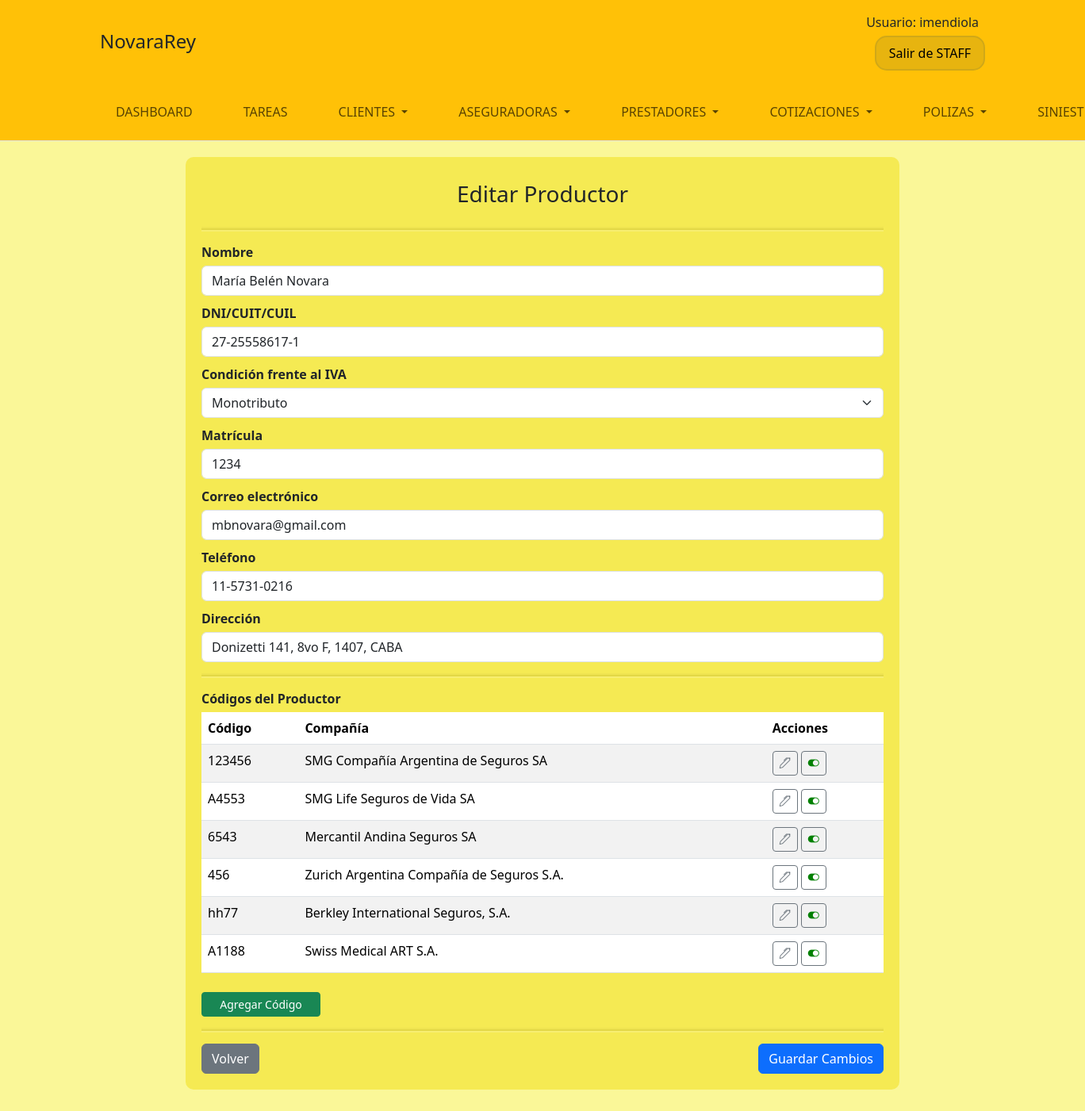
The app's page /staff/productores/edit/1/ (signed in) with its own data.
### ProductorApp/models.py (models this page shows, shortened)
class Productor(models.Model):
    nombre = models.CharField(max_length=100)
    dni = models.CharField(max_length=20, unique=True)
    condicion_iva = models.CharField(max_length=2, choices=CondicionIVA.choices, default=CondicionIVA.MONOTRIBUTO)
    matricula = models.CharField(max_length=20, unique=True)
    email = models.EmailField(blank=True, null=True)
    telefono = models.CharField(max_length=15, blank=True, null=True)
    direccion = models.CharField(max_length=255, blank=True, null=True)

class CodigoProductor(models.Model):
    productor = models.ForeignKey(Productor, on_delete=models.CASCADE, related_name='codigos_productor')
    codigo = models.CharField(max_length=20, unique=True)
    aseguradora = models.ForeignKey(Cia, on_delete=models.CASCADE)
    descripcion = models.CharField(max_length=255, blank=True, null=True)
    activo = models.BooleanField(default=True)
    class Meta:
        verbose_name = "Código de Productor"
        verbose_name_plural = "Códigos de Productores"

### AseguradoraApp/models.py (models this page shows)
class Cia(models.Model):
    nombre = models.CharField(max_length=50, verbose_name="Nombre de la compañía")
    cuit = models.CharField(max_length=15, verbose_name="CUIT de la compañía")
    ciaid = models.CharField(max_length=4, verbose_name="ID de la compañía")
    activa = models.BooleanField(default=True, verbose_name="Compañía activa")
    logoUrl = models.CharField(verbose_name="URL del logo de la compañía", null=True, blank=True)
    url = models.CharField(max_length=100, verbose_name="URL de la compañía", null=True, blank=True)
    desc = models.TextField(verbose_name="Descripción de la compañía", null=True, blank=True)
    direccion = models.ForeignKey(Address, on_delete=models.CASCADE, verbose_name="Dirección de la compañía")
    class Meta:
        verbose_name="Compañía"
        verbose_name_plural="Compañías"
    def __str__(self):
        return self.nombre

### ProductorApp/views.py (the view, shortened to what this page needs)
# urls.py: path('edit/<int:id>/', vista_edit_productor, name='edit_productor'),
@login_required(login_url='/login/login/')
def vista_edit_productor(req:HttpRequest, id):
    productor = get_object_or_404(Productor, id=id)
    codigos = CodigoProductor.objects.filter(productor_id=id)
    aseguradoras = Cia.objects.all()
    cond_choices = productor._meta.get_field('condicion_iva').choices
    return render(req,"ProductorApp/productores_edit.html", {
        "productor": productor,
        "aseguradoras": aseguradoras,
        "cond_choices": cond_choices,
        "codigos": codigos})

### ProductorApp/templates/ProductorApp/productores_edit.html (shortened to what this page needs)
{% extends "StaffApp/baseStaff.html" %}
{% block content %}
<div class="container staff-form-container">
    <h3 class="staff-form-title">Editar Productor</h3>
    <form method="post">
        <hr class="staff-form-hr">
        <div class="staff-form-control-container">
            <label class="form-label">Nombre</label>
            <input type="text" name="nombre" class="form-control" value="{{ productor.nombre }}" required>
        </div>
        <div class="staff-form-control-container">
            <label class="form-label">DNI/CUIT/CUIL</label>
            <input type="text" name="dni" class="form-control" value="{{ productor.dni }}" required>
        </div>
        <div class="staff-form-control-container">
            <label for="condicion_iva" class="form-label">Condición frente al IVA</label>
            <select id="condicion_iva" name="condicion_iva" class="form-select" required>
              {% for key, value in cond_choices %}
                <option value="{{ key }}" {% if productor.condicion_iva == key %}selected{% endif %}>{{ value }}</option>
              {% endfor %}
            </select>
        </div>
        <div class="staff-form-control-container">
            <label class="form-label">Matrícula</label>
            <input type="text" name="matricula" class="form-control" value="{{ productor.matricula }}" required>
        </div>
        <div class="staff-form-control-container">
            <label class="form-label">Correo electrónico</label>
            <input type="email" name="email" class="form-control" value="{{ productor.email }}" >
        </div>
        <div class="staff-form-control-container">
            <label class="form-label">Teléfono</label>
            <input type="text" name="telefono" class="form-control" value="{{ productor.telefono }}" >
        </div>
        <div class="staff-form-control-container">
            <label class="form-label">Dirección</label>
            <input type="text" name="direccion" class="form-control" value="{{ productor.direccion }}" >
        </div>
        <hr class="staff-form-hr">
        <div class="staff-form-control-container">
            <label class="form-label">Códigos del Productor</label>
            <table id="tabla_codigos" class="table table-striped">
                <thead>
                    <tr>
                        <th>Código</th>
                        <th>Compañía</th>
                        <th>Acciones</th>
                    </tr>
                </thead>
                <tbody>
                    {% for codigo in codigos %}
                        <tr {% if not codigo.activo %} style="color: #767070; font-style: italic;" {% endif %}>
                            <td>{{ codigo.codigo }}{% if not codigo.activo %} &nbsp;- Inactivo {% endif %} </td>
                            <td>
                              {{codigo.aseguradora}}
                            </td>
                            <td>
                              <button type="button" class="btn btn-outline-secondary btn-sm btn-editar-codigo"
                                data-id="{{ codigo.id }}"
                                data-codigo="{{ codigo.codigo }}"
                                data-aseguradora="{{ codigo.aseguradora.nombre }}"
                                data-descripcion="{{ codigo.descripcion }}"
                                title="Editar el código">
                                <i class="bi bi-pen"></i>
                              </button>
                              <button type="button" class="btn btn-outline-secondary btn-sm btn-toggle-active"
                                data-id="{{ codigo.id }}"
                                {% if codigo.activo %} title="Inactivar código" {% else %} title="Activar código" {% endif %}>
                                <i {% if codigo.activo %} class="bi bi-toggle-on" style="color: green;" {% else %} class="bi bi-toggle-off" style="color: red;" {% endif %}></i>
                              </button>
                            </td>
                        </tr>
                    {% empty %}
                        <tr>
                            <td colspan="3" class="text-center">No hay códigos registrados.</td>
                        </tr>
                    {% endfor %}
                </tbody>
            </table>
                <button type="button" class="btn btn-success btn-sm mt-2" data-bs-toggle="modal" data-bs-target="#modalAgregarCodigo" style="min-width: 150px;">
                  Agregar Código
                </button>
        </div>
        <hr class="staff-form-hr">
        <div class="d-flex justify-content-between">
            <a href="{% url 'productores' %}" class="btn btn-secondary">Volver</a>
            <button type="submit" class="btn btn-primary">Guardar Cambios</button>
        </div>
    </form>
</div>
{% endblock %}

### StaffApp/templates/StaffApp/baseStaff.html (shortened to what this page needs)
<!DOCTYPE html>
<html lang="es">
<head>
    {% load static %}
    <link href="https://cdn.jsdelivr.net/npm/bootstrap@5.3.3/dist/css/bootstrap.min.css" rel="stylesheet">
    <link href="https://cdn.jsdelivr.net/npm/select2@4.1.0-rc.0/dist/css/select2.min.css" rel="stylesheet" />
    <link rel="stylesheet" href="https://cdn.jsdelivr.net/npm/bootstrap-icons@1.11.3/font/bootstrap-icons.min.css">
    <link rel="stylesheet" href="{% static 'css/styles.css' %}">
</head>
<body class="staff-body">
    <header class="container-fluid bg-warning text-dark border-bottom">
        <div class="container">
            <div class="row align-items-center py-3">
                <div class="col-6 col-md-4">
                    <h1 class="h4 m-0">NovaraRey</h1>
                </div>
                <div class="col-6 col-md-8 text-end">
                    <div id="login-area">
                        {% if user.is_authenticated %}
                            <span class="me-2">Usuario: {{ user.get_username }}</span>
                        {% endif %}
                    </div>
                    <div>
                        <a href="{% url 'home' %}" class="btn btn-salir-staff">Salir de STAFF</a>
                    </div>
                </div>
            </div>
        </div>
            <nav class="navbar navbar-expand-lg bg-warning py-lg-3" id="staffNav">
                <div class="container px-0">
                    <div class="collapse navbar-collapse" id="navbarResponsive">
                        <ul class="navbar-nav me-auto">
                            <li class="nav-item {% if request.path == '/staff/dashboard/' %}active{% endif %} px-lg-4">
                                <a class="nav-link text-uppercase text-expanded" href="{% url 'dashboard' %}">Dashboard</a>
                            </li>
                            <li class="nav-item {% if request.path == '/staff/tareas/' %}active{% endif %} px-lg-4">
                                <a class="nav-link text-uppercase text-expanded" href="{% url 'tareas_main' %}">Tareas</a>
                            </li>
                            <li class="nav-item dropdown {% if request.path == '/staff/clientes/' %}active{% endif %} px-lg-4">
                                <a class="nav-link dropdown-toggle text-uppercase text-expanded" href="#" id="clientesDropdown" role="button" data-bs-toggle="dropdown" aria-expanded="false">
                                    Clientes
                                </a>
                            </li>
                            <li class="nav-item dropdown {% if request.path == '/staff/aseguradoras/' %}active{% endif %} px-lg-4">
                                <a class="nav-link dropdown-toggle text-uppercase text-expanded" href="#" id="aseguradorasDropdown" role="button" data-bs-toggle="dropdown" aria-expanded="false">
                                    Aseguradoras
                                </a>
                            </li>
                            <li class="nav-item dropdown {% if request.path == '/staff/prestadores/' %}active{% endif %} px-lg-4">
                                <a class="nav-link dropdown-toggle text-uppercase text-expanded" href="#" id="prestadoresDropdown" role="button" data-bs-toggle="dropdown" aria-expanded="false">
                                    Prestadores
                                </a>
                            </li>
                            <li class="nav-item dropdown {% if request.path == '/staff/cotizaciones/' %}active{% endif %} px-lg-4">
                                <a class="nav-link dropdown-toggle text-uppercase text-expanded" href="#" id="cotizacionesDropdown" role="button" data-bs-toggle="dropdown" aria-expanded="false">
                                    Cotizaciones
                                </a>
                            </li>
                            <li class="nav-item dropdown {% if request.path == '/staff/emisionaes/' %}active{% endif %} px-lg-4">
                                <a class="nav-link dropdown-toggle text-uppercase text-expanded" href="#" id="emisionesDropdown" role="button" data-bs-toggle="dropdown" aria-expanded="false">
                                    Polizas
                                </a>
                            </li>
                            <li class="nav-item dropdown {% if request.path == '/staff/siniestros/' %}active{% endif %} px-lg-4">
                                <a class="nav-link dropdown-toggle text-uppercase text-expanded" href="#" id="siniestrosDropdown" role="button" data-bs-toggle="dropdown" aria-expanded="false">Siniestros</a>
                            </li>
                        </ul>
                    </div>
                </div>
            </nav>
    </header>
    <main class="container mb-5">
        {% block content %}
        {% endblock %}
    </main>
    </body>
</html>

### static/css/styles.css (style rules this page uses)
.btn-salir-staff { background-color: rgba(208, 168, 24, 0.5); border: 2px solid rgba(208, 168, 24); color: black; border-radius: 15px; padding: 8px 16px; margin-top: 5px; font-weight: 500; transition: background-color 0.3s ease; }
.staff-body { background-color: rgb(250, 247, 152); }
.staff-form-container { background-color: rgb(245, 234, 83); max-width: 900px; border-radius:10px; padding: 20px; margin-top: 20px; }
.staff-form-title { padding: 10px; text-align: center; margin-bottom: 10px; }
.staff-form-control-container { margin-top: 10px; margin-bottom: 10px; }
.staff-form-control-container .form-label { margin-bottom: 5px; font-weight: bold; }
.staff-form-hr { border: none; height: 2px; background-color: rgb(177, 165, 33); box-shadow: 0px 2px 0px rgba(255, 255, 255, 0.7), 0px -2px 0px rgba(0, 0, 0, 0.1); }

### records on screen
Productor: nombre "María Belén Novara", dni "27-25558617-1", condicion_iva "Monotributo", matricula "1234", email "mbnovara@gmail.com", telefono "11-5731-0216", direccion "Donizetti 141, 8vo F, 1407, CABA"
CodigoProductor: codigo "123456", aseguradora "SMG Compañía Argentina de Seguros SA", activo True (drawn)
CodigoProductor: codigo "A4553", aseguradora "SMG Life Seguros de Vida SA", activo True (drawn)
CodigoProductor: codigo "6543", aseguradora "Mercantil Andina Seguros SA", activo True (drawn)
CodigoProductor: codigo "456", aseguradora "Zurich Argentina Compañía de Seguros S.A.", activo True (drawn)
CodigoProductor: codigo "hh77", aseguradora "Berkley International Seguros, S.A.", activo True (drawn)
CodigoProductor: codigo "A1188", aseguradora "Swiss Medical ART S.A.", activo True (drawn)

### other values on screen
{{ user.get_username }} "imendiola"
